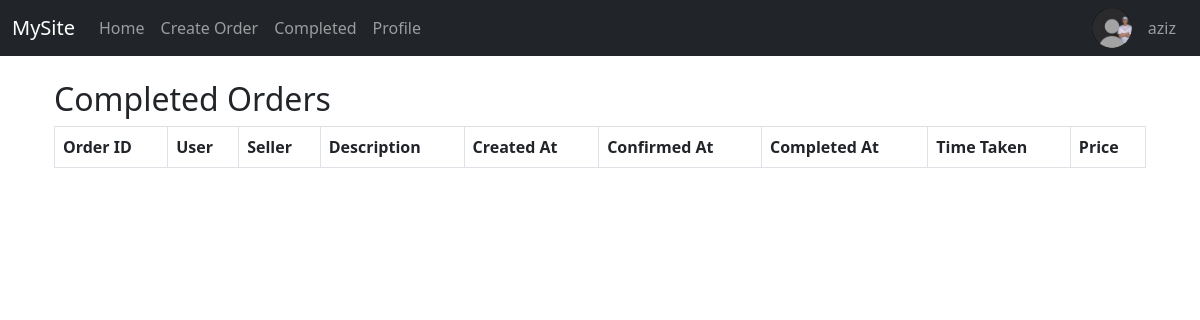
The app's page /orders/completed/ (signed in), older data.
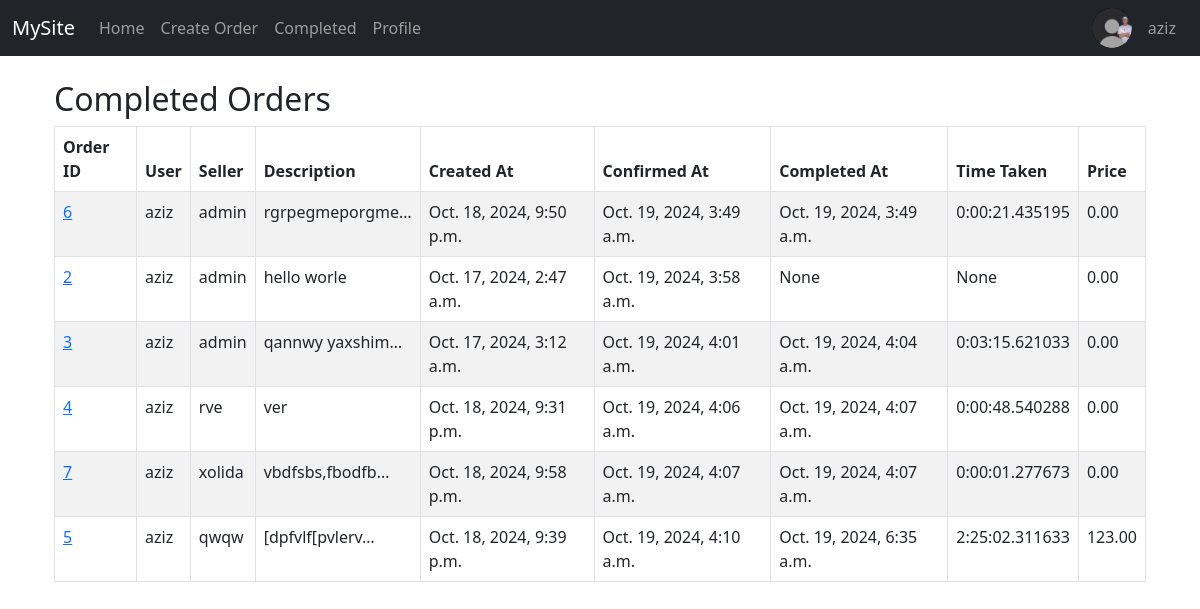
The same page, newer data.
### order_confirmations/models.py (models this page shows, shortened)
class OrderConfirmation(models.Model):
    order = models.OneToOneField(Order, on_delete=models.CASCADE)
    confirmed_by = models.ForeignKey(
        User, on_delete=models.SET_NULL, null=True, related_name="confirmations"
    )
    confirmed_at = models.DateTimeField(null=True, blank=True)
    completed = models.BooleanField(default=False)
    completed_at = models.DateTimeField(null=True, blank=True)
    price = models.DecimalField(
        max_digits=10, decimal_places=2, default=0.00
    )  # Add price field
    def time_to_complete(self):
        if self.confirmed_at and self.completed_at:
            return self.completed_at - self.confirmed_at
        return None

### main/models.py (models this page shows, shortened)
class Order(models.Model):
    user = models.ForeignKey(User, on_delete=models.CASCADE)
    seller = models.CharField(max_length=100)
    description = models.TextField()
    created = models.DateTimeField(auto_now_add=True)

### order_confirmations/views.py (the view)
# urls.py: path("completed/", completed_orders, name="completed_orders"),
@login_required
def completed_orders(request):
    completed_orders = OrderConfirmation.objects.filter(completed=True)
    return render(
        request, "completed_orders.html", {"completed_orders": completed_orders}
    )

### order_confirmations/templates/completed_orders.html (shortened to what this page needs)
{% extends 'base.html' %}
{% block content %}
<div class="container">
    <h2 class="mt-4">Completed Orders</h2>
    <div class="table-responsive">
        <table class="table table-striped table-bordered">
            <thead>
                <tr>
                    <th>Order ID</th>
                    <th>User</th>
                    <th>Seller</th>
                    <th>Description</th>
                    <th>Created At</th>
                    <th>Confirmed At</th>
                    <th>Completed At</th>
                    <th>Time Taken</th>
                    <th>Price</th>
                </tr>
            </thead>
            <tbody>
                {% for confirmation in completed_orders %}
                <tr>
                    <td><a href="{% url 'order_detail' confirmation.order.id %}">{{ confirmation.order.id }}</a></td>
                    <td>{{ confirmation.order.user.username }}</td>
                    <td>{{ confirmation.order.seller }}</td>
                    <td>{{ confirmation.order.description|truncatechars:15 }}</td>
                    <td>{{ confirmation.order.created }}</td>
                    <td>{{ confirmation.confirmed_at }}</td>
                    <td>{{ confirmation.completed_at }}</td>
                    <td>{{ confirmation.time_to_complete }}</td>
                    <td>{{ confirmation.price }}</td>
                </tr>
                {% endfor %}
            </tbody>
        </table>
    </div>
</div>
{% endblock %}

### templates/base.html (shortened to what this page needs)
{% load static %}
<!DOCTYPE html>
<html lang="en">
<head>
    <link href="https://cdn.jsdelivr.net/npm/bootstrap@5.0.2/dist/css/bootstrap.min.css" rel="stylesheet"
>
    <link rel="stylesheet" href="https://cdn.jsdelivr.net/npm/bootstrap-icons@1.5.0/font/bootstrap-icons.css">
</head>
<body>
    <nav class="navbar navbar-expand-lg navbar-dark bg-dark d-none d-lg-flex">
        <div class="container-fluid">
            <a class="navbar-brand" href="/">MySite</a>
            <div class="collapse navbar-collapse" id="navbarNav">
                <ul class="navbar-nav me-auto mb-2 mb-lg-0">
                    <li class="nav-item">
                        <a class="nav-link" href="/">Home</a>
                    </li>
                    <li class="nav-item">
                        <a class="nav-link" href="{% url 'order_create' %}">Create Order</a>
                    </li>
                    <li class="nav-item">
                        <a class="nav-link" href="{% url 'completed_orders' %}">Completed</a>
                    </li>
                    <li class="nav-item">
                        <a class="nav-link" href="{% url 'profile' %}">Profile</a>
                    </li>
                </ul>
                <ul class="navbar-nav">
                    {% if user.is_authenticated %}
                    <li class="nav-item dropdown">
                        <div class="user-info dropdown-toggle d-flex align-items-center" id="profileDropdown"
                            data-bs-toggle="dropdown" aria-expanded="false">
                            <img src="{% if request.user.profile.image %}{{ request.user.profile.image.url }}{% else %}{% static 'default-profile.png' %}{% endif %}"
                                alt="Profile Picture" class="rounded-circle" style="width: 40px; height: 40px;">
                            <span class="navbar-text ms-3">{{ user.username }}</span>
                        </div>
                    </li>
                    {% else %}
                    <li class="nav-item">
                        <a class="nav-link" href="{% url 'account_login' %}">Login</a>
                    </li>
                    {% endif %}
                </ul>
            </div>
        </div>
    </nav>
    <div class="container">{% block content %} {% endblock %}</div>
</body>
</html>

Row changes from the older to the newer data that the page shows:
added OrderConfirmation: order.id "6", order.user.username "aziz", order.seller "admin", order.description "rgrpegmeporgme…", order.created "Oct. 18, 2024, 9:50 p.m.", confirmed_at "Oct. 19, 2024, 3:49 a.m.", completed_at "Oct. 19, 2024, 3:49 a.m.", time_to_complete "0:00:21.435195", price "0.00"
added OrderConfirmation: order.id "2", order.user.username "aziz", order.seller "admin", order.description "hello worle", order.created "Oct. 17, 2024, 2:47 a.m.", confirmed_at "Oct. 19, 2024, 3:58 a.m.", completed_at "None", time_to_complete "None", price "0.00"
added OrderConfirmation: order.id "3", order.user.username "aziz", order.seller "admin", order.description "qannwy yaxshim…", order.created "Oct. 17, 2024, 3:12 a.m.", confirmed_at "Oct. 19, 2024, 4:01 a.m.", completed_at "Oct. 19, 2024, 4:04 a.m.", time_to_complete "0:03:15.621033", price "0.00"
added OrderConfirmation: order.id "4", order.user.username "aziz", order.seller "rve", order.description "ver", order.created "Oct. 18, 2024, 9:31 p.m.", confirmed_at "Oct. 19, 2024, 4:06 a.m.", completed_at "Oct. 19, 2024, 4:07 a.m.", time_to_complete "0:00:48.540288", price "0.00"
added OrderConfirmation: order.id "7", order.user.username "aziz", order.seller "xolida", order.description "vbdfsbs,fbodfb…", order.created "Oct. 18, 2024, 9:58 p.m.", confirmed_at "Oct. 19, 2024, 4:07 a.m.", completed_at "Oct. 19, 2024, 4:07 a.m.", time_to_complete "0:00:01.277673", price "0.00"
added OrderConfirmation: order.id "5", order.user.username "aziz", order.seller "qwqw", order.description "[dpfvlf[pvlerv…", order.created "Oct. 18, 2024, 9:39 p.m.", confirmed_at "Oct. 19, 2024, 4:10 a.m.", completed_at "Oct. 19, 2024, 6:35 a.m.", time_to_complete "2:25:02.311633", price "123.00"
